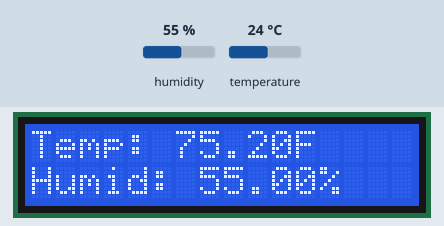
Simulated run of this sketch. Board: Arduino Uno, built with avr-gcc and run on an emulated ATmega328P. On the bench: 16×2 character LCD. Inputs (shaded band) come from the test bench; at power-on: humidity 55 %, temperature 24 °C.

Above: at 2.6 s.
2.7 s: humidity set to 22 %
At 5.0 s:
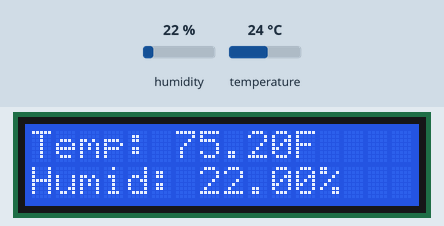
5.7 s: temperature set to 12 °C
At 6.9 s:
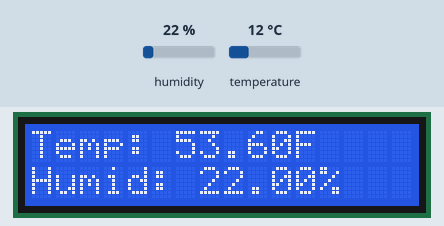
8.7 s: humidity set to 40 %
At 10.7 s:
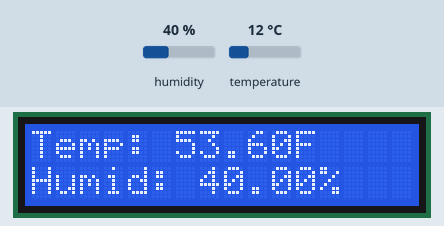
11.7 s: temperature set to 19 °C
At 12.5 s:
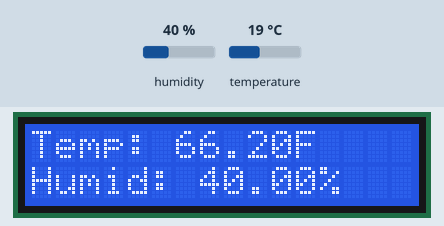
Timing chart, 0 to 14.7 s (numbered marks = the images above; inputs shaded):
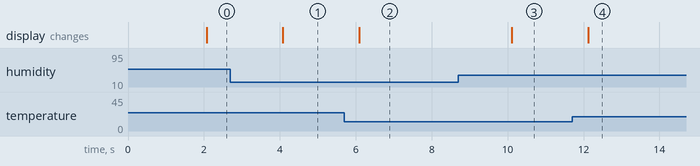

The sketch:

temphumid.ino
```cpp
/* Arduino example code for DHT11, DHT22/AM2302 and DHT21/AM2301 temperature and humidity sensors. More info: www.makerguides.com */
// Include the libraries:
#include <Adafruit_Sensor.h>
#include <DHT.h>
#include <LiquidCrystal.h>

// Set DHT pin:
#define DHTPIN 2
// Set DHT type, uncomment whatever type you're using!
//#define DHTTYPE DHT11   // DHT 11
#define DHTTYPE DHT22   // DHT 22  (AM2302)
//#define DHTTYPE DHT21   // DHT 21 (AM2301)

// Initialize DHT sensor for normal 16mhz Arduino:
DHT dht = DHT(DHTPIN, DHTTYPE);

// Initalize the LCD Display
const int rs = 7, en = 8, d4 = 9, d5 = 10, d6 = 11, d7 = 12;
LiquidCrystal lcd(rs, en, d4, d5, d6, d7);

void setup() {
  lcd.begin(16, 2);
  // Setup sensor:
  dht.begin();
}

void loop() {
  // Wait a few seconds between measurements:
  delay(2000);
  lcd.setCursor(0, 0);
  // Reading temperature or humidity takes about 250 milliseconds!
  // Sensor readings may also be up to 2 seconds 'old' (its a very slow sensor)
  // Read the humidity in %:
  float h = dht.readHumidity();
  // Read the temperature as Fahrenheit:
  float f = dht.readTemperature(true);
  // Check if any reads failed and exit early (to try again):
  if (isnan(h) || isnan(f)) {
    lcd.print("No data");
    lcd.setCursor(0, 1);
    lcd.print("from sensor");
    return;
  }
  lcd.print("Temp: ");
  lcd.print(f);
  lcd.print("F");
  lcd.setCursor(0, 1);
  lcd.print("Humid: ");
  lcd.print(h);
  lcd.print("%");

}
```

Measured:
- after the input at 2.7 s, the display: changes after 1.4 s (image 1)
- after the input at 5.7 s, the display: changes after 0.39 s (image 2)
- after the input at 8.7 s, the display: changes after 1.4 s (image 3)
- after the input at 11.7 s, the display: changes after 0.42 s (image 4)
